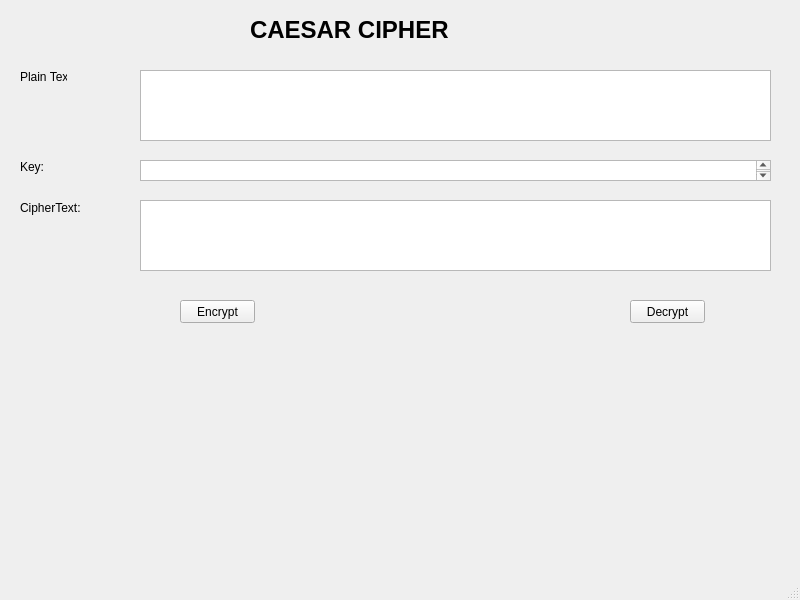
<?xml version="1.0" encoding="UTF-8"?>
<ui version="4.0">
 <class>MainWindow</class>
 <widget class="QMainWindow" name="MainWindow">
  <property name="geometry">
   <rect>
    <x>0</x>
    <y>0</y>
    <width>800</width>
    <height>600</height>
   </rect>
  </property>
  <property name="windowTitle">
   <string>MainWindow</string>
  </property>
  <widget class="QWidget" name="centralwidget">
   <widget class="QLabel" name="label">
    <property name="geometry">
     <rect>
      <x>250</x>
      <y>0</y>
      <width>251</width>
      <height>61</height>
     </rect>
    </property>
    <property name="text">
     <string>&lt;html&gt;&lt;head/&gt;&lt;body&gt;&lt;p&gt;&lt;span style=&quot; font-size:18pt; font-weight:600;&quot;&gt;CAESAR CIPHER&lt;/span&gt;&lt;/p&gt;&lt;/body&gt;&lt;/html&gt;</string>
    </property>
   </widget>
   <widget class="QLabel" name="label_2">
    <property name="geometry">
     <rect>
      <x>20</x>
      <y>70</y>
      <width>47</width>
      <height>14</height>
     </rect>
    </property>
    <property name="text">
     <string>Plain Text:</string>
    </property>
   </widget>
   <widget class="QLabel" name="label_3">
    <property name="geometry">
     <rect>
      <x>20</x>
      <y>160</y>
      <width>47</width>
      <height>14</height>
     </rect>
    </property>
    <property name="text">
     <string>Key:</string>
    </property>
   </widget>
   <widget class="QLabel" name="label_4">
    <property name="geometry">
     <rect>
      <x>20</x>
      <y>200</y>
      <width>61</width>
      <height>16</height>
     </rect>
    </property>
    <property name="text">
     <string>CipherText:</string>
    </property>
   </widget>
   <widget class="QTextEdit" name="textEdit">
    <property name="geometry">
     <rect>
      <x>140</x>
      <y>70</y>
      <width>631</width>
      <height>71</height>
     </rect>
    </property>
   </widget>
   <widget class="QTextEdit" name="textEdit_2">
    <property name="geometry">
     <rect>
      <x>140</x>
      <y>160</y>
      <width>631</width>
      <height>21</height>
     </rect>
    </property>
   </widget>
   <widget class="QTextEdit" name="textEdit_3">
    <property name="geometry">
     <rect>
      <x>140</x>
      <y>200</y>
      <width>631</width>
      <height>71</height>
     </rect>
    </property>
   </widget>
   <widget class="QPushButton" name="pushButton">
    <property name="geometry">
     <rect>
      <x>180</x>
      <y>300</y>
      <width>75</width>
      <height>23</height>
     </rect>
    </property>
    <property name="text">
     <string>Encrypt</string>
    </property>
   </widget>
   <widget class="QPushButton" name="pushButton_2">
    <property name="geometry">
     <rect>
      <x>630</x>
      <y>300</y>
      <width>75</width>
      <height>23</height>
     </rect>
    </property>
    <property name="text">
     <string>Decrypt</string>
    </property>
   </widget>
  </widget>
  <widget class="QMenuBar" name="menubar">
   <property name="geometry">
    <rect>
     <x>0</x>
     <y>0</y>
     <width>800</width>
     <height>22</height>
    </rect>
   </property>
  </widget>
  <widget class="QStatusBar" name="statusbar"/>
 </widget>
 <resources/>
 <connections/>
</ui>
